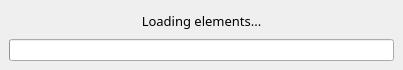
<?xml version="1.0" encoding="UTF-8"?>
<ui version="4.0">
 <class>MainWindow</class>
 <widget class="QMainWindow" name="MainWindow">
  <property name="geometry">
   <rect>
    <x>0</x>
    <y>0</y>
    <width>403</width>
    <height>70</height>
   </rect>
  </property>
  <property name="windowTitle">
   <string>MainWindow</string>
  </property>
  <widget class="QWidget" name="centralwidget">
   <layout class="QVBoxLayout" name="verticalLayout">
    <item>
     <widget class="QLabel" name="dialog_text">
      <property name="font">
       <font>
        <family>Oswald</family>
        <pointsize>10</pointsize>
       </font>
      </property>
      <property name="text">
       <string>Loading elements...</string>
      </property>
      <property name="alignment">
       <set>Qt::AlignCenter</set>
      </property>
     </widget>
    </item>
    <item>
     <widget class="QProgressBar" name="loading_progress_bar">
      <property name="value">
       <number>0</number>
      </property>
      <property name="textVisible">
       <bool>false</bool>
      </property>
      <property name="orientation">
       <enum>Qt::Horizontal</enum>
      </property>
      <property name="textDirection">
       <enum>QProgressBar::TopToBottom</enum>
      </property>
     </widget>
    </item>
   </layout>
  </widget>
 </widget>
 <resources/>
 <connections/>
</ui>
